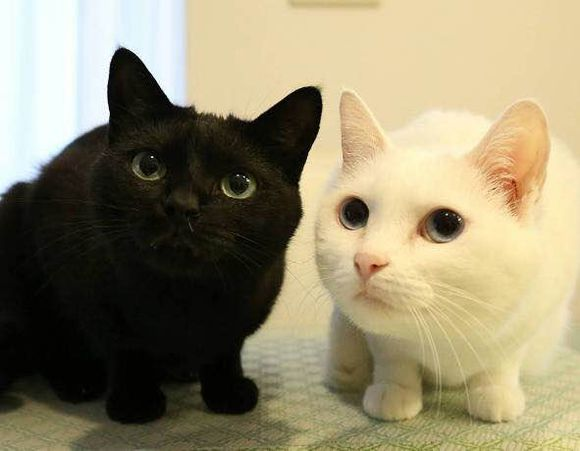
#> input picture lab9/code/lab9_1/2cat.jpg, 580 x 451 px
$ python -i utils.py   (imports and definitions only)   (older library calls are emulated)
#> lines starting #> are read from the running program, lines starting #| are printed output that depends on the picture; after the words box and inside, x2 and y2 are one past the last pixel; in counts of white or black regions, pixels touching at a corner belong together
#> further down, picture is the input picture: shape (451, 580, 3); mean B, G, R 109.4, 137.9, 147.1
import cv2
import numpy as np

def contours(img):
    kernel = np.ones((2, 2),np.uint8)
    erosion = cv2.erode(img, kernel, iterations = 5)
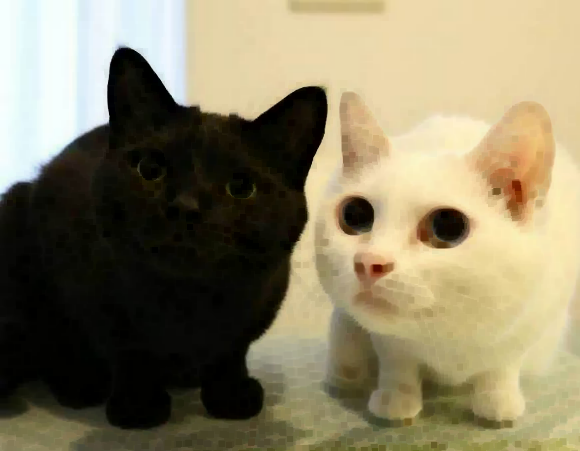
#> erosion: shape (451, 580, 3); mean B, G, R 100.1, 127.9, 137

    thresh = 100
    edges = cv2.Canny(erosion, thresh, thresh*2)
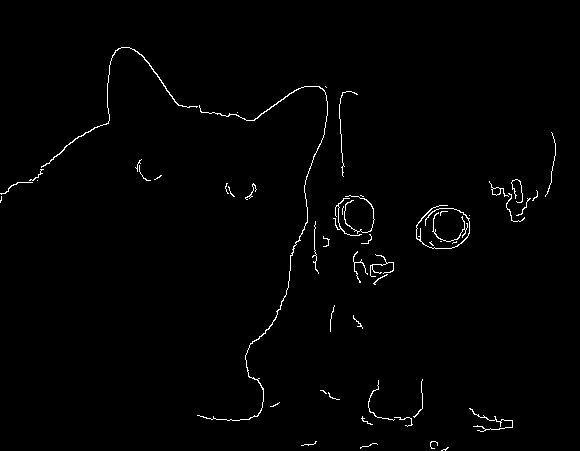
#> edges: shape (451, 580); 1.1% white in thin lines or dots, all inside (x1, y1, x2, y2) = (0, 47, 556, 451)
    _, contours, _ = cv2.findContours(edges, cv2.RETR_EXTERNAL, cv2.CHAIN_APPROX_SIMPLE)
#> contours = 52 contours, 46 with area under 20; largest, box (x1, y1, x2, y2) and area: (197, 86, 328, 421) 118, (41, 47, 198, 168) 88, (489, 181, 509, 197) 55, (416, 205, 470, 249) 45, (344, 195, 375, 234) 20, (432, 212, 468, 242) 20

    black = np.zeros(img.shape, img.dtype)
    cv2.drawContours(black, contours, -1, (255,255,255), 3)
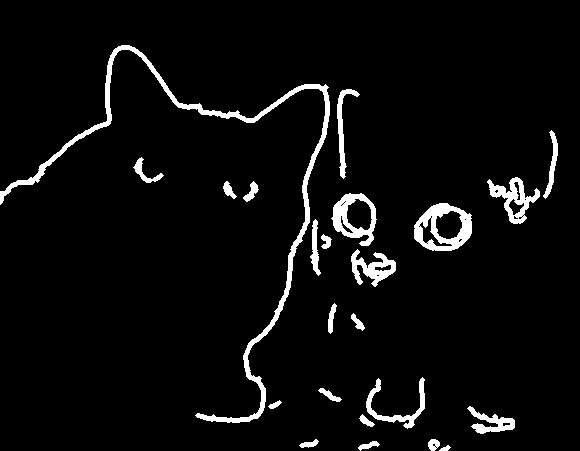
#> black: shape (451, 580, 3); 4.7% white; 23 white regions, largest, box (x1, y1, x2, y2) and area: (0, 45, 330, 423) 4414, (414, 203, 472, 251) 1374, (331, 193, 377, 246) 1046

    return black

def surf(img1, img2):
    img2 = cv2.resize(img2, img1.shape[::-1])
    surf = cv2.xfeatures2d.SURF_create(6400)
    kp1, des1 = surf.detectAndCompute(img1, None)
    kp2, des2 = surf.detectAndCompute(img2, None)

    matched = []
    bf = cv2.BFMatcher()

    matches1 = bf.knnMatch(des1, des2, k=2)
    for m, n in matches1:
        if m.distance < 0.8 * n.distance:
            matched.append([m])

    matches2 = bf.knnMatch(des2, des1, k=2)
    for m, n in matches2:
        if m.distance < 0.8 * n.distance:
            matched.append([m])

    '''
    img1 = cv2.drawKeypoints(img1, kp1, None, (255, 0, 0), 4)
    img2 = cv2.drawKeypoints(img2, kp2, None, (255, 0, 0), 4)
    cv2.imshow(file1, img1)
    cv2.imshow(file2, img2)
    cv2.waitKey(0)
    cv2.destroyAllWindows()
    '''
    return len(matched) / (len(matches1) + len(matches2))

>>> import cv2
>>> picture = cv2.imread('../../lab9/code/lab9_1/2cat.jpg')
>>> result = contours(picture)
